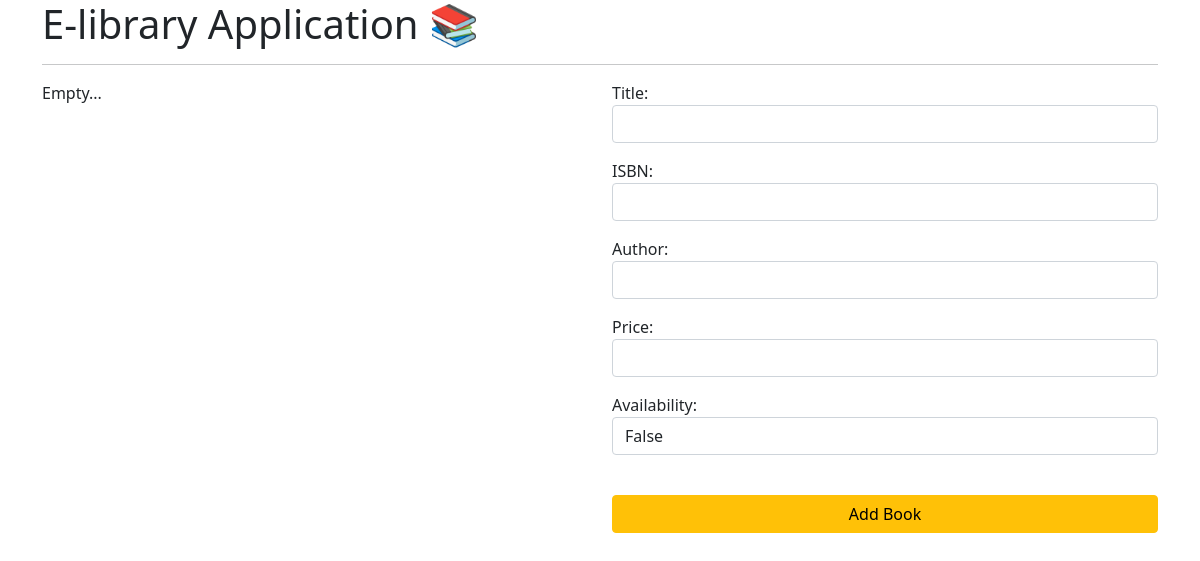
Before: / with the older database file.
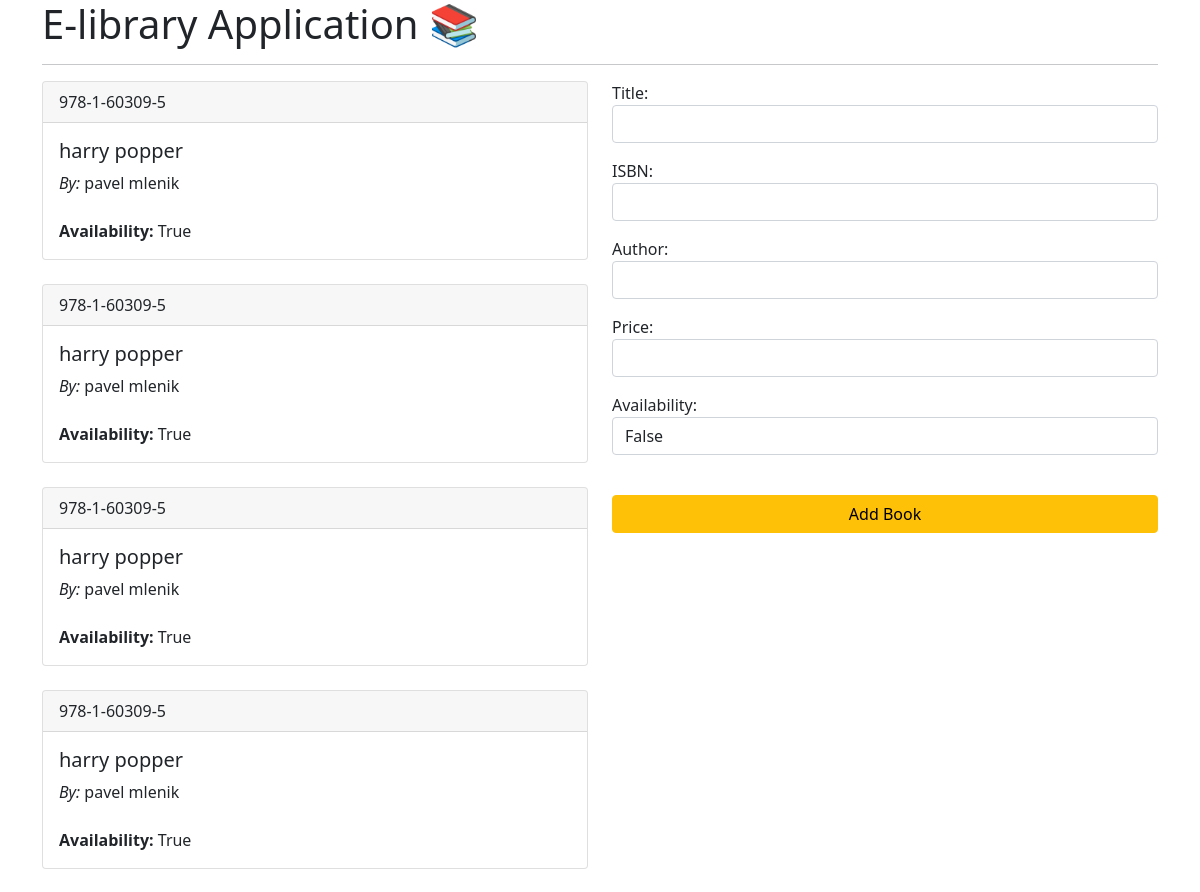
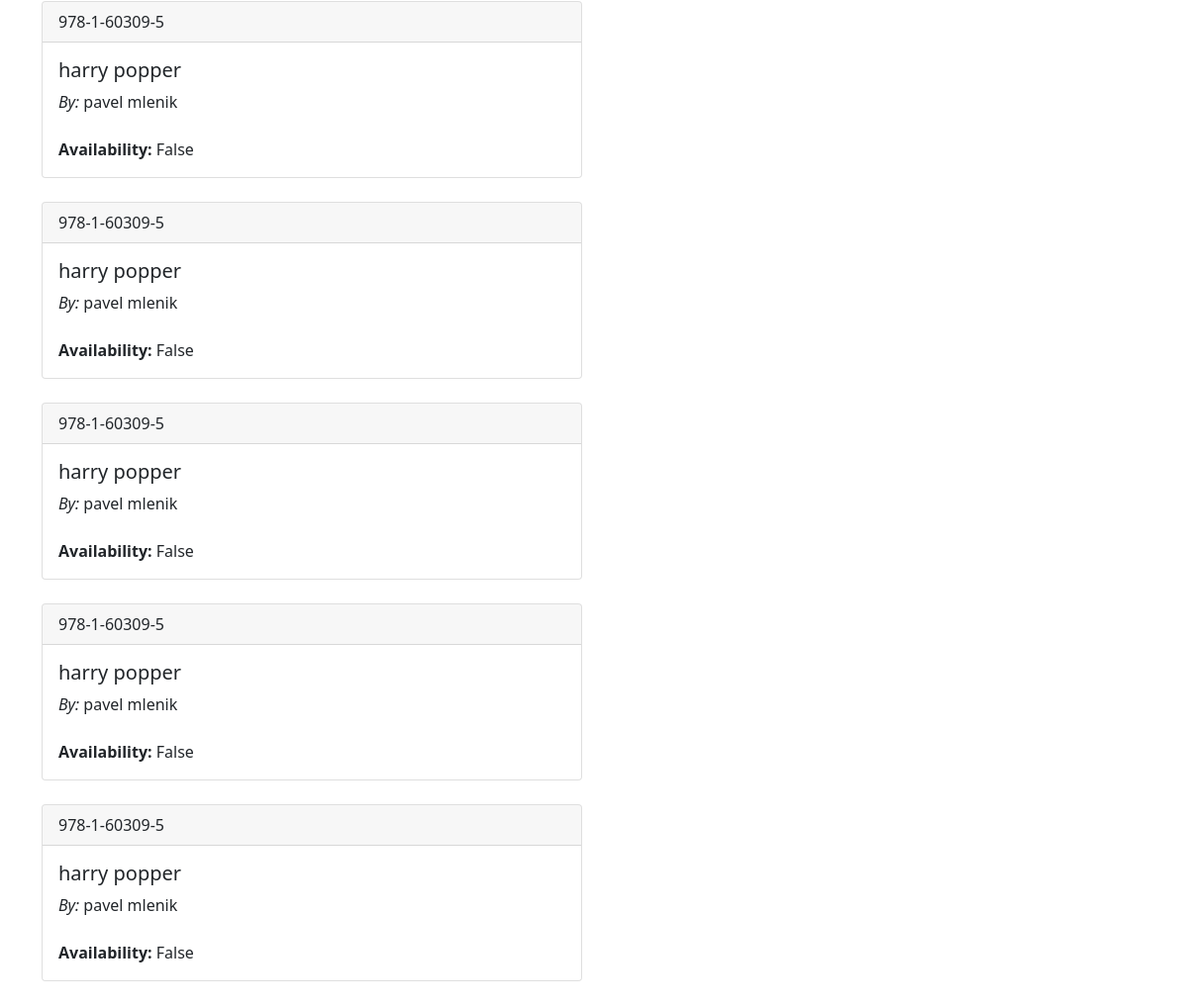
After: the same page with the newer database file (2 pictures, top to bottom).
### apps/elibrary/models.py (models this page shows, shortened)
class Catalog(models.Model):
    STATUS_CHOICES = (
        (True, "True"),
        (False, "False"),
    )
    title = models.CharField(max_length=255)
    ISBN = models.CharField(max_length=13)
    author = models.CharField(max_length=255)
    price = models.DecimalField(max_digits=6, decimal_places=2)
    availability = models.BooleanField(choices=STATUS_CHOICES, default=False)

### apps/elibrary/views.py (the view)
# urls.py: urlpatterns = [path("", home, name="home")]
def home(request):
    if request.method == "POST":
        add_book_form = AddBookForm(data=request.POST)
        if add_book_form.is_valid():
            add_book_form.save()
    else:
        add_book_form = AddBookForm()
    books = Catalog.objects.all()
    return render(
        request, "home.html", {"add_book_form": add_book_form, "books": books}
    )

### apps/elibrary/forms.py
class AddBookForm(forms.ModelForm):
    class Meta:
        model = Catalog
        fields = "__all__"
        widgets = {
            "title": forms.TextInput(attrs={"class": "form-control"}),
            "ISBN": forms.TextInput(attrs={"class": "form-control"}),
            "author": forms.TextInput(attrs={"class": "form-control"}),
            "price": forms.NumberInput(attrs={"class": "form-control"}),
            "availability": forms.Select(attrs={"class": "form-control"}),
        }

### apps/elibrary/templates/home.html (shortened to what this page needs)
<!doctype html>
<html lang="en">
    <head>
        <link
            href="https://cdn.jsdelivr.net/npm/bootstrap@5.0.2/dist/css/bootstrap.min.css"
            rel="stylesheet"
        />
    </head>
    <body>
        <div class="container">
            <h1>E-library Application &#128218;</h1>
            <hr />
            <div class="row">
                <div class="col-md-6">
                    {% for book in books %}
                    <div class="card mb-4">
                        <div class="card-header">{{ book.ISBN }}</div>
                        <div class="card-body">
                            <h5 class="card-title">{{ book.title }}</h5>
                            <p class="card-text">
                                <em>By:</em> {{ book.author }}
                                <br />
                                <br />
                                <strong>Availability:</strong>
                                {{book.availability }}
                            </p>
                        </div>
                    </div>
                    {% empty %}
                    <p>Empty...</p>
                    {% endfor %}
                </div>
                <div class="col-md-6">
                    <form method="post">
                        {% csrf_token %} {{ add_book_form.as_p }}
                        <br />
                        <div class="text-center">
                            <input
                                type="submit"
                                class="btn btn-warning"
                                style="width: 100%"
                                value="Add Book"
                            />
                        </div>
                    </form>
                </div>
            </div>
        </div>
    </body>
</html>

Changed rows visible on the page:
added Catalog: ISBN "978-1-60309-5", title "harry popper", author "pavel mlenik", availability "True"
added Catalog: ISBN "978-1-60309-5", title "harry popper", author "pavel mlenik", availability "True"
added Catalog: ISBN "978-1-60309-5", title "harry popper", author "pavel mlenik", availability "True"
added Catalog: ISBN "978-1-60309-5", title "harry popper", author "pavel mlenik", availability "True"
added Catalog: ISBN "978-1-60309-5", title "harry popper", author "pavel mlenik", availability "False"
added Catalog: ISBN "978-1-60309-5", title "harry popper", author "pavel mlenik", availability "False"
added Catalog: ISBN "978-1-60309-5", title "harry popper", author "pavel mlenik", availability "False"
added Catalog: ISBN "978-1-60309-5", title "harry popper", author "pavel mlenik", availability "False"
added Catalog: ISBN "978-1-60309-5", title "harry popper", author "pavel mlenik", availability "False"
Other visible differences:
text no longer shown: "Empty..."
